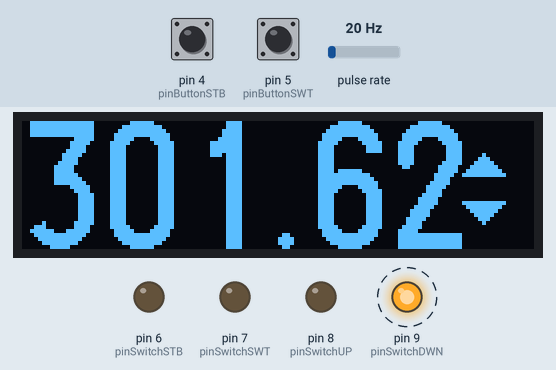
Bench run of a sketch on a simulated Arduino Uno, built with avr-gcc and run on an emulated ATmega328P. Parts: 128×32 one-colour display, output pins drawn as LEDs (lit = HIGH). Wiring (inferred from the names in the program): pulse sensor: data pin 3. Dashed ring = blinking. The test bench sets the inputs (shaded band); at power-on: pin 5 (pinButtonSWT) HIGH, pin 4 (pinButtonSTB) HIGH, pulse rate 20 Hz. What the sketch prints to the serial monitor is not drawn.

Above: at 1.01 s.
1.3 s: pin 5 (pinButtonSWT) pulled LOW for 1 s
At 2.62 s:
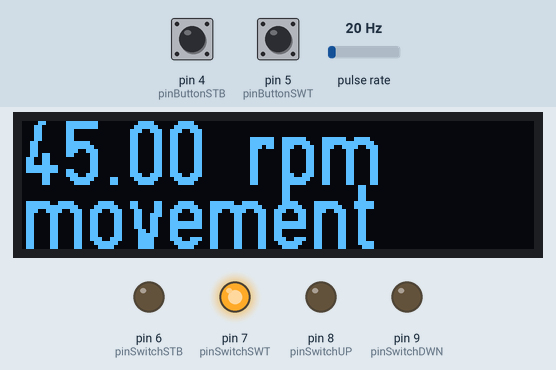
2.9 s: pin 4 (pinButtonSTB) pulled LOW for 1 s
At 4.16 s:
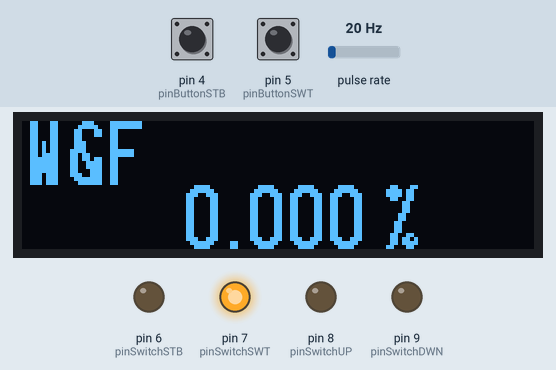
4.5 s: pin 5 (pinButtonSWT) pulled LOW for 3.2 s
At 5.6 s:
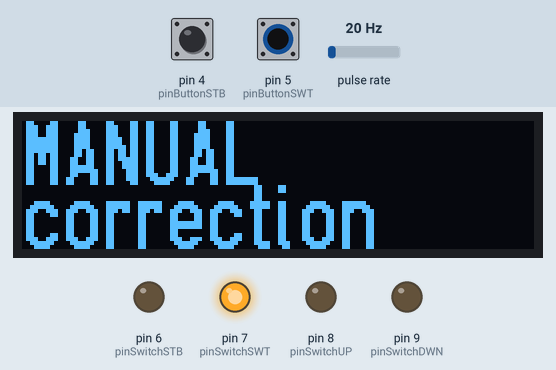
8.3 s: pin 5 (pinButtonSWT) pulled LOW for 1 s
At 9.41 s:
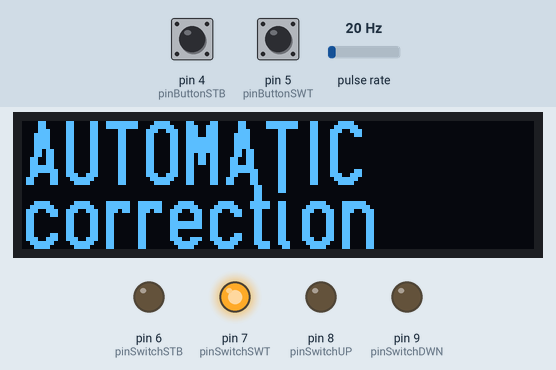
9.9 s: pulse rate (sensor on pin 3) set to 4 Hz
At 10.22 s:
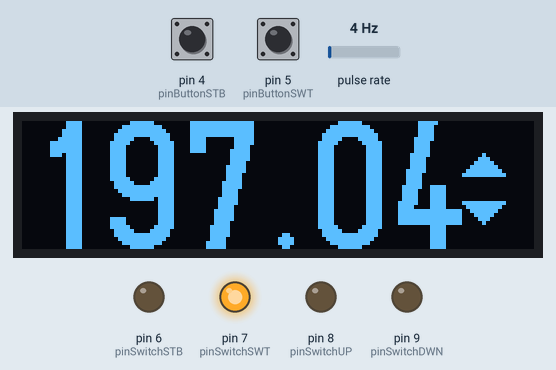
11.5 s: pulse rate (sensor on pin 3) set to 50 Hz
At 13.47 s:
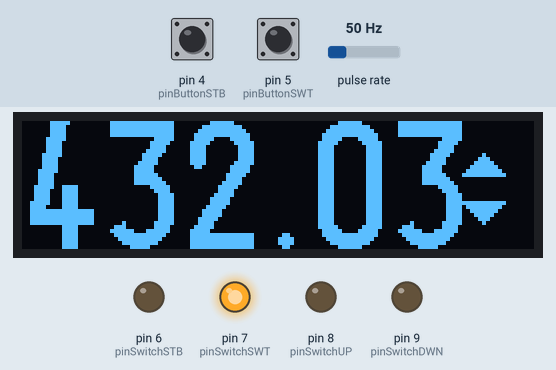
Timing chart, 0 to 14.2 s (numbered marks = the images above; inputs shaded):
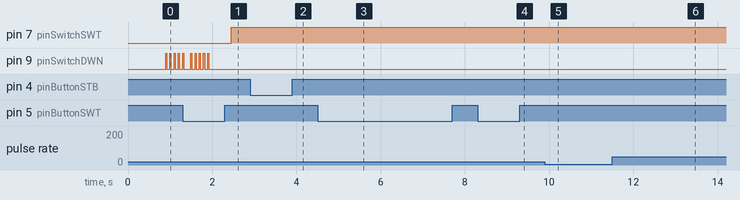

The sketch:

dwr-controller.ino
```cpp
#include <OneButton.h>
#include <U8g2lib.h>
#include <EEPROM.h>

#define dwrlogo_width 60
#define dwrlogo_height 30
static const unsigned char dwrlogo_bits[] PROGMEM = {
  0x00, 0xf0, 0x03, 0x00, 0x02, 0x00, 0x00, 0x00, 0x00, 0xf0, 0x03, 0x00,
  0x07, 0x00, 0x00, 0x00, 0x00, 0xf0, 0x03, 0x80, 0x0f, 0x00, 0x00, 0x00,
  0x00, 0xf0, 0x03, 0xe0, 0x3f, 0x00, 0x00, 0x00, 0x00, 0xf0, 0x03, 0xf0,
  0x7f, 0x00, 0x00, 0x00, 0x00, 0xf0, 0x03, 0xf8, 0xfd, 0x00, 0x00, 0x00,
  0x00, 0xf0, 0x03, 0xf8, 0xf8, 0x00, 0x00, 0x00, 0x00, 0xf0, 0x03, 0x30,
  0x60, 0x00, 0x00, 0x00, 0x00, 0xf0, 0x03, 0x00, 0x00, 0x00, 0x00, 0x00,
  0x00, 0xf0, 0x03, 0x00, 0x00, 0x00, 0x00, 0x00, 0x00, 0xf0, 0x03, 0x00,
  0x00, 0x00, 0x00, 0x00, 0x00, 0xf0, 0x03, 0x00, 0x00, 0x00, 0x00, 0x00,
  0xc0, 0xf7, 0x03, 0x00, 0x02, 0x00, 0x80, 0x0f, 0xf0, 0xff, 0xe3, 0x07,
  0x07, 0x3f, 0xcf, 0x0f, 0xf8, 0xff, 0xe3, 0x87, 0x0f, 0x3f, 0xef, 0x0f,
  0xfc, 0xff, 0xc3, 0x87, 0x0f, 0x1f, 0xff, 0x0f, 0xfe, 0xff, 0xc3, 0xcf,
  0x9f, 0x1f, 0xff, 0x07, 0xfe, 0xff, 0xc3, 0xef, 0xbf, 0x1f, 0xff, 0x03,
  0x7f, 0xf0, 0x83, 0xef, 0xbf, 0x0f, 0x7f, 0x00, 0x3f, 0xe0, 0x83, 0xff,
  0xff, 0x0f, 0x3f, 0x00, 0x3f, 0xe0, 0x83, 0xff, 0xff, 0x0f, 0x3f, 0x00,
  0x3f, 0xe0, 0x03, 0xff, 0xff, 0x07, 0x3f, 0x00, 0x3f, 0xe0, 0x03, 0xff,
  0xfd, 0x07, 0x3f, 0x00, 0x7e, 0xf0, 0x03, 0xff, 0xf8, 0x07, 0x3f, 0x00,
  0xfe, 0xff, 0x03, 0x7e, 0xf0, 0x03, 0x3f, 0x00, 0xfc, 0xff, 0x03, 0x7e,
  0xf0, 0x03, 0x3f, 0x00, 0xfc, 0xff, 0x03, 0x3c, 0xe0, 0x01, 0x3f, 0x00,
  0xf8, 0xbf, 0x03, 0x1c, 0xc0, 0x01, 0x3f, 0x00, 0xe0, 0x8f, 0x03, 0x1c,
  0xc0, 0x01, 0x3f, 0x00, 0x80, 0x07, 0x00, 0x08, 0x80, 0x00, 0x3f, 0x00
};

U8G2_SSD1306_128X32_UNIVISION_F_HW_I2C u8g2(U8G2_R0, U8X8_PIN_NONE);

#define pinSensor 3
#define pinButtonSTB 4
#define pinButtonSWT 5
#define pinSwitchSTB 6
#define pinSwitchSWT 7
#define pinSwitchUP 8
#define pinSwitchDWN 9

int pseudoClickDelay = 25;
const int triggerNumber = 4; // Indicates the number of sensor triggers per rotation.
boolean debugSerial = true; // Determines if output written to serial (mostly if not exclusively for debugging purposes).
boolean tachometerOnly = false; // A setting of "true" disables pseudoClickButton() and switchRotationSpeed() for the code to work as tachometer only.
volatile unsigned long timeHallNew[8]; volatile unsigned long timeHallPrevious[8]; // Variables pairs to hold new and old times for sensor triggers - arrays are provisioned to account for a maximum of 8 sensor triggers.
boolean activeSpin = false; boolean justStarted = true; boolean modeAutomatic = true; // Variables to indicate whether (1) actively spinning, (2) just started spinning (legacy purpose) and (3) status of automatic correction.
long countSpin = 0; int countTempSpin = 0; // Variables to hold (1) number of full spins since start and (2) intermediary spin portions between full spins based on number of sensor triggers.
int spinSpeed = 0; // Variable to hold speed of spinning, where 0 = 33.33 and 1 = 45.00.
int countMessageDisplaySpins = 1; int waitingCycle = 0; long stoppingTime = 2500000; // Indicates (1) the number of rotations a display message is active before being replaced with RPM, (2) represents intermediary counter and (3) determines the amount of microseconds elapsed after which the platter is considered stopped.
int correctionSpin = 3; int correctionSpinShort = 2; long correctionSpinCount = 0; int correctionMovement = 5; // Indicates (1) number of rotations to wait for applying correction with small corrections, (2) number of rotations to wait for applying correction with large corrections, (3) temporary spin count and (4) maximum amount of steps to correct per cycle.
float correctionQ = 0.01; // Indicates the difference quotient from standard speed to activate automatic correction.
float derivedQ = 0.01; // Indicates the correction in RPM derived from a single 0.01Hz step (single "click").
float totalWF = 0;
boolean averageCalc = true, averageCompleted = false; const int averageTotal = 16; int averageCount = 0; float averageValues[averageTotal]; boolean averageFlip = false; // Indicates (1) whether to do averaging and (2) if first pass of averaging completed, (3) number of passes for each averaging.
float fixRPM = 0, fixSteps = 0; // Variables for programmatic calculation of derivedQ.
const float setQ = 0.01;
unsigned long timerCurrentMicros = 0, timerPreviousMicros = 0;
const int timerSlots = 4; int timerX[timerSlots]; const int timerMessageWait = 5000; long timerMessage = 0; boolean timerShown = false;

OneButton buttonSTB(pinButtonSTB, true);
OneButton buttonSWT(pinButtonSWT, true);

void setup()
{
  // Correct spin counting variables when using more than one trigger per spin cycle.
  countMessageDisplaySpins = countMessageDisplaySpins * triggerNumber;

  // Initialize buttons, switches and displays.
  initializeButtonsSwitchesSensors();
  u8g2.begin();
  drawLogo();

  if (debugSerial) {
    Serial.begin(9600);
  }
}

void loop()
{
  buttonSTB.tick();
  buttonSWT.tick();
  if (timerMessage > 0)
  {
    if (millis() > (timerMessage + timerMessageWait))
    {
      timerMessage = 0;
      timerShown = false;
      drawLogo();
    }
  }
  if (activeSpin)
  {
    unsigned long currentMicros = micros();
    checkTimer();
    if (justStarted)
    {
      writeToDisplay(3);
      justStarted = false;
    }
    if (timeHallNew[countTempSpin] > timeHallPrevious[countTempSpin]) {
      if (countSpin > 1) { showRPM(); }
    }
    else if (currentMicros - timeHallNew[countTempSpin] > stoppingTime) // Show waiting message after ~2.5 seconds of no new pulses, but only if pulses were detected.
    {
      stopSpin();
    }
    timeHallPrevious[countTempSpin] = timeHallNew[countTempSpin];
    delay(pseudoClickDelay);
  }
}

void stopSpin()
{
  // Default to 33.33 RPM to allow for smoother start-up.
  spinSpeed = 0;
  digitalWrite(pinSwitchSWT, LOW);

  // Reset active rotation variables.
  activeSpin = false;
  countSpin = 0;
  countTempSpin = 0;
  correctionSpinCount = 0;
  drawLogo();
  averageCount = 0;
  averageCompleted = false;
  fixSteps = 0;
  timerCurrentMicros = 0;
  timerPreviousMicros = 0;
  timerMessage = 0;

}

void initializeButtonsSwitchesSensors()
{
  if (!tachometerOnly)
  {
    for (int p = 6; p <= 9; p++)
    {
      pinMode(p, OUTPUT);
      digitalWrite(p, LOW);
    }
    buttonSTB.attachClick(startOperation);
    buttonSTB.attachLongPressStart(clearTimer);
    buttonSWT.attachClick(switchRotationSpeed);
    buttonSWT.attachLongPressStart(switchAutomaticMode);
  }
  pinMode(pinSensor, INPUT_PULLUP);
  attachInterrupt(digitalPinToInterrupt(pinSensor), triggerSensor, FALLING);
}

void startOperation()
{
  if (activeSpin)
  {
    stopSpin();
    activeSpin = false;
  }
  else
  {
    justStarted = true;
  }
  pseudoClickButton(pinSwitchSTB);
  timerMessage = 0;
}

void switchRotationSpeed()
{
  if (tachometerOnly) { return; }
  if (!activeSpin) { return; }
  spinSpeed++;
  if (spinSpeed > 1) {
    spinSpeed = 0;
    digitalWrite(pinSwitchSWT, LOW);
  }
  else {
    digitalWrite(pinSwitchSWT, HIGH);
  }
  correctionSpinCount = 0;
  averageCount = 0;
  averageCompleted = false;
  averageFlip = true;
  fixSteps = 0;
  writeToDisplay(2);
}

void switchAutomaticMode()
{
  if (tachometerOnly) {
    return;
  }
  if (!activeSpin) {
    writeToDisplay(4);
    return;
  }
  modeAutomatic = !modeAutomatic;
  writeToDisplay(1);
  fixSteps = 0;
}

void triggerSensor()
{
  countTempSpin++;
  if (countTempSpin > triggerNumber)
  {
    countSpin++;
    correctionSpinCount++;
    activeSpin = true;
    countTempSpin = 1;
  }
  timeHallNew[countTempSpin] = micros();
}

void showRPM()
{
  if ((timeHallNew[countTempSpin] == 0) || (timeHallPrevious[countTempSpin] == 0)) {
    return;
  }
  // Measured clock modifier.
  float ardFIX = 1.0055;
  float currentRPM = (60000000.0 / (timeHallNew[countTempSpin] - timeHallPrevious[countTempSpin])) * ardFIX;
  float currentX = currentRPM;
  if (!tachometerOnly)
  {
    if (correctionSpinCount > correctionSpin) // Rest time has completed, and platter has spun more cycles than correctionSpin.
    {
      if (modeAutomatic)
      {
        if (fixSteps > 1)
        {
          derivedQ = abs(currentRPM - fixRPM) / fixSteps;
          if (derivedQ > setQ) {
            derivedQ = setQ;
          }
          fixSteps = 0;
          fixRPM = 0;
        }
        float DQ = calculateDifferenceQ(currentRPM);
        if (abs(DQ) > correctionQ)
        {
          int correctX = floor(abs(DQ) / derivedQ); int correctDirection = 0; // Indicates direction for correction, where 0 = UP and 1 = DOWN.
          if (DQ < 0) {
            correctDirection = 1;
          }
          int stepsX = (correctX > correctionMovement ? correctionMovement : correctX);
          correctionSpinCount = ((correctX > correctionMovement * 2) ? (correctionSpin - correctionSpinShort) : 0); // Waits for correctionMovement rotations before applying new correction, or correctionSpinShort
          timeHallPrevious[countTempSpin] = timeHallNew[countTempSpin];
          fixRPM = currentRPM;
          fixSteps = stepsX;
          for (int x = 0; x < stepsX; x++)
          {
            pseudoClickButton(8 + correctDirection);
            delay(pseudoClickDelay * 2);
          }
        }
      }
    }
  }
  if (averageCalc)
  {
    averageValues[averageCount] = currentRPM;
    averageCount++;
    if (averageCount >= averageTotal)
    {
      averageCount = 0;
      if (!averageFlip)
      {
        averageCompleted = true;
      }
      else
      {
        averageFlip = false;
      }
    }
    if (averageCompleted)
    {
      float averageSum = 0; totalWF = 0; float SB = 33.3333;
      if (spinSpeed == 1) { SB = 45.0000; }
      for (int a = 0; a < averageTotal; a++)
      {
        averageSum += averageValues[a];
        totalWF += abs((averageValues[a] / SB) - 1);
      }
      currentRPM = averageSum / averageTotal;
      totalWF = totalWF / averageTotal * 100;
    }
  }
  if (debugSerial)
  {
    Serial.print(currentX, 4); Serial.print(" "); Serial.print(currentRPM, 4); Serial.print(" "); Serial.print(derivedQ, 4); Serial.print(" "); Serial.print(averageCount); Serial.print(" "); Serial.print(totalWF, 5); Serial.println();
  }
  writeToDisplay(currentRPM);
}

float calculateDifferenceQ(float rpmQ)
{
  float speedBase = 33.3333;
  if (spinSpeed == 1) {
    speedBase = 45.0000;
  }
  return speedBase - rpmQ;
}

// "Clicks" a button connected to the analog switch utilizing a pretedermined delay for debouncing purposes.
void pseudoClickButton(int pinButton)
{
  if (tachometerOnly) {
    return;
  }
  digitalWrite(pinButton, HIGH);
  delay(pseudoClickDelay);
  digitalWrite(pinButton, LOW);
  delay(pseudoClickDelay);
}

// Draws the logo using U8G2 paging.
void drawLogo(void) {
  u8g2.firstPage();
  do
  {
    u8g2.drawXBMP( 32, 1, dwrlogo_width, dwrlogo_height, dwrlogo_bits);
  }
  while (u8g2.nextPage());
}

// Writes (1) RPM to the display, (2) correction mode message, (3) speed change message, (4) total runtime, (5) clearing message and (6) W&F. TTW > 10 gets written as RPM. For values below that threshold, 1 = "Manual/Automatic Correction Mode Change", 2 = "33/45 Speed Change", 3 = "Starting Up" and 4 = "Runtime".
void writeToDisplay(float TTW)
{
  if (waitingCycle > 0) {
    waitingCycle--;  // Exit procedure if number of spins to show message has not expired.
    return;
  }
  u8g2.firstPage();
  do
  {
    if (TTW > 10)
    {
      u8g2.setFont(u8g2_font_logisoso32_tr);
      u8g2.setCursor(0, 32);
      u8g2.print(TTW, 2);
      if (modeAutomatic)
      {
        u8g2.setFont(u8g2_font_unifont_t_symbols);
        u8g2.drawGlyph(108, 16, 0x23f6);
        u8g2.drawGlyph(108, 28, 0x23f7);
      }
    }
    else
    {
      u8g2.setFont(u8g2_font_logisoso16_tr);
      u8g2.setCursor(0, 16);
      if (TTW == 1)
      {
        u8g2.print(modeAutomatic ? "AUTOMATIC" : "MANUAL");
        u8g2.setCursor(0, 32);
        u8g2.print("correction");
      }
      else if (TTW == 2)
      {
        u8g2.print(spinSpeed == 0 ? "33.33 rpm" : "45.00 rpm");
        u8g2.setCursor(0, 32);
        u8g2.print("movement");
      }
      else if (TTW == 3)
      {
        u8g2.print("STARTUP");
        u8g2.setCursor(0, 32);
        u8g2.print("calculations");
      }
      else if (TTW == 4)
      {
        int timerX1, timerX2;
        calculateRuntime(timerX1, timerX2);
        if (timerX1 > 0) {
          u8g2.print(timerX1);
          u8g2.print("hr ");
        }
        if (timerX2 >= 0) {
          u8g2.print(timerX2);
          u8g2.print("min");
        }
        u8g2.setCursor(0, 32);
        u8g2.print("runtime");
        timerMessage = millis();
        timerShown = true;
      }
      else if (TTW == 5)
      {
        u8g2.print("CLEARING");
        u8g2.setCursor(0, 32);
        u8g2.print("runtimes");
        timerMessage = millis();
      }
      else if (TTW == 6)
      {
        u8g2.print("W&F");
        u8g2.setCursor(40, 32);
        u8g2.print(totalWF, 3);
        u8g2.setCursor(90, 32);
        u8g2.print("%");
      }
      if (activeSpin) {
        waitingCycle = countMessageDisplaySpins;
        if (TTW == 6) { waitingCycle = countMessageDisplaySpins * 2; }
      }
    }
  }
  while ( u8g2.nextPage() );
}


void clearTimer()
{
  if (activeSpin)
  {
    writeToDisplay(6);
    return;
  }
  if (!timerShown)
  {
    return;
  }
  writeToDisplay(5);
  for (int e = 0; e <= timerSlots; e++) {
    EEPROM.write(e, 0);
  }
}

void checkTimer()
{
  if (timerCurrentMicros == 0 && timerPreviousMicros == 0)
  {
    timerCurrentMicros = micros();
    timerPreviousMicros = timerCurrentMicros;
  }
  else {
    timerCurrentMicros = micros();
  }
  int timerSeconds = (int) ((timerCurrentMicros - timerPreviousMicros) / 1000000);
  if (timerSeconds > 60)
  {
    for (int e = 0; e < timerSlots; e++)
    {
      byte valueX = EEPROM.read(e);
      timerX[e] = (int) valueX;
    }
    timerPreviousMicros = timerCurrentMicros;
    int changeX = timerSeconds;
    for (int e = 0; e < 4; e++)
    {
      timerX[e] += changeX;
      if (timerX[e] > 255)
      {
        changeX = timerX[e] - 255;
        timerX[e] = changeX;
        changeX = 1;
      }
      else
      {
        changeX = 0;
      }
      EEPROM.write(e, timerX[e]);
    }
  }
}

void calculateRuntime(int & calcX1, int & calcX2)
{
  long runtimeX = 0;
  for (int e = 0; e < timerSlots; e++)
  {
    int tempX = (int) EEPROM.read(e);
    if (tempX > 0) {
      runtimeX += tempX * pow(255, e);
    }
  }
  calcX2 = (runtimeX / 60) % 60;
  calcX1 = (int) (runtimeX / 3600);
}
```

Measured:
- after the input at 1.3 s, pin 7 (pinSwitchSWT): LOW → HIGH after 1.1 s
- after the input at 4.5 s, the display: first differs from a run without the input after 0.98 s (image 3)
- after the input at 8.3 s, the display: first differs from a run without the input after 1.0 s (image 4)
- by itself, pin 9 (pinSwitchDWN): repeats every 0.10 s: HIGH 0.03 s, LOW 0.08 s, until it stays LOW from 1.9 s
- what the display in image 2 shows lasts 0.5 s, from 3.9 s to 4.4 s
